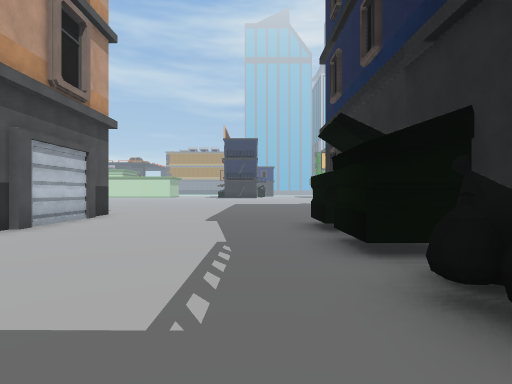
View 1 (above)

21 first-person views from a walk through a scene from a Unity 3-D project. The camera is 1.5 m above the floor, looks level and sees 80° across. The floor is counted in squares, 2 m on a side. Each view is taken from the middle of a square. On the plan, view 1 faces up. The plan holds only what a view shows up to about 10 squares ahead; the rest is blank. The place goes on beyond the plan. The player is left out. Some animated figures are not drawn.

View 2
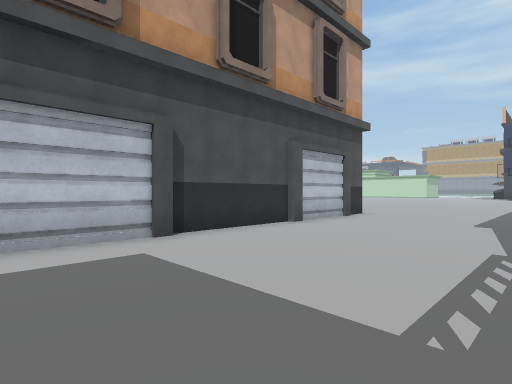

View 3
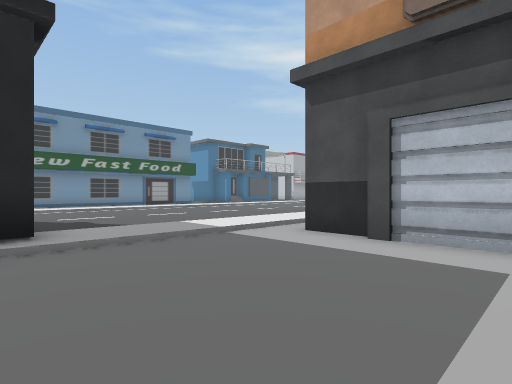

View 4
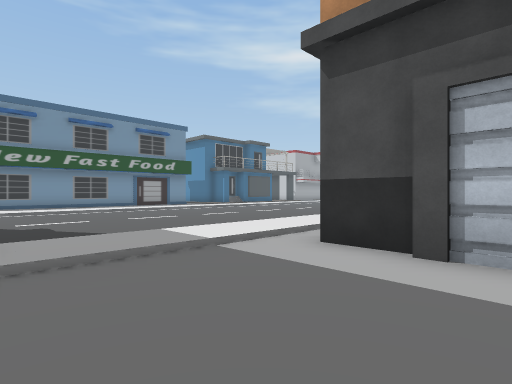

View 5
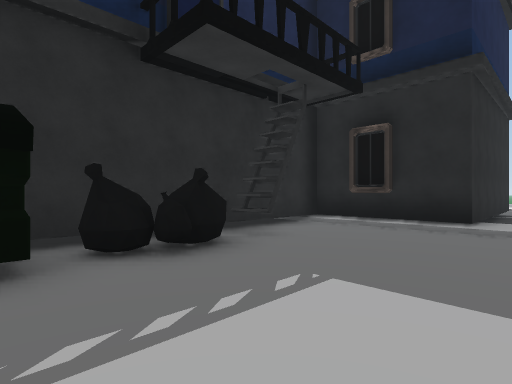

View 6
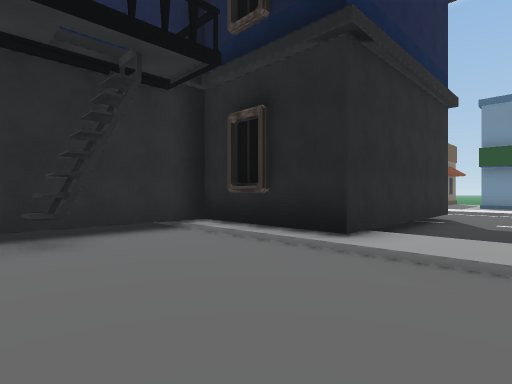

View 7
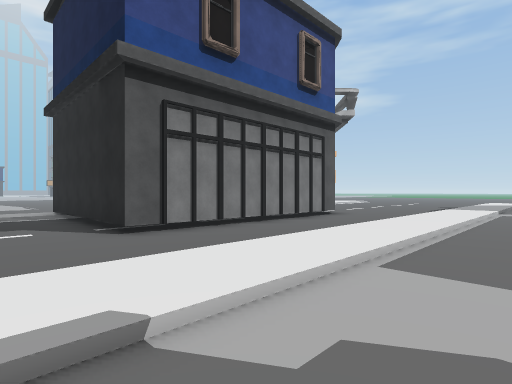

View 8
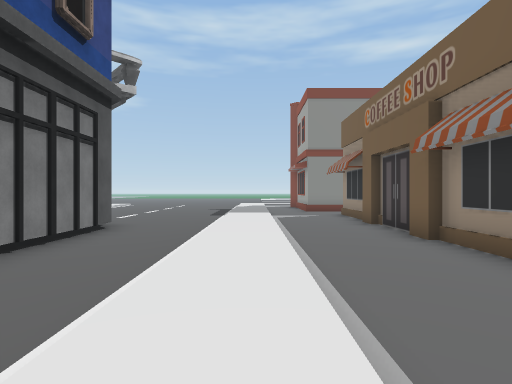

View 9
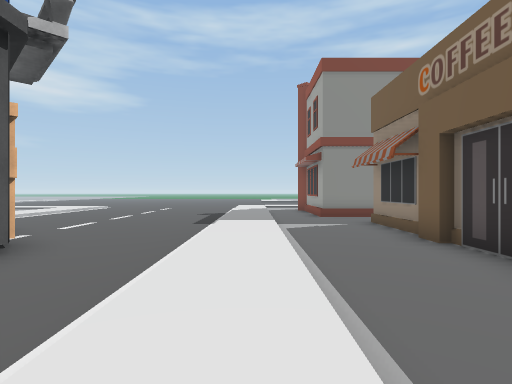

View 10
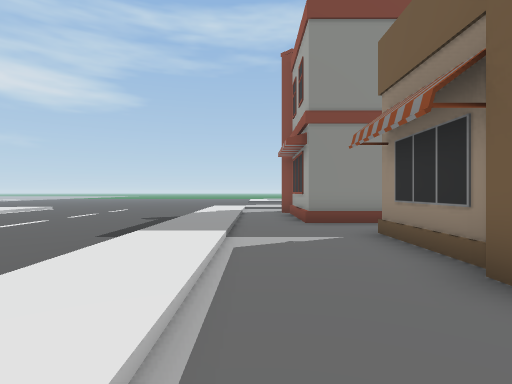

View 11
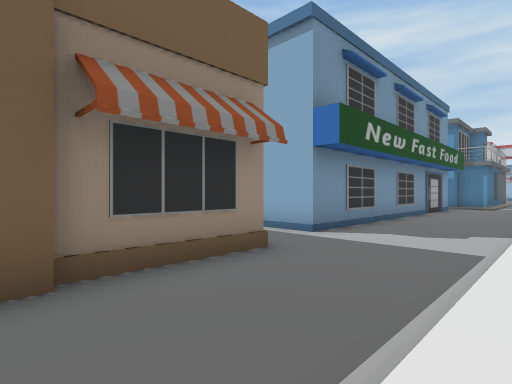

View 12
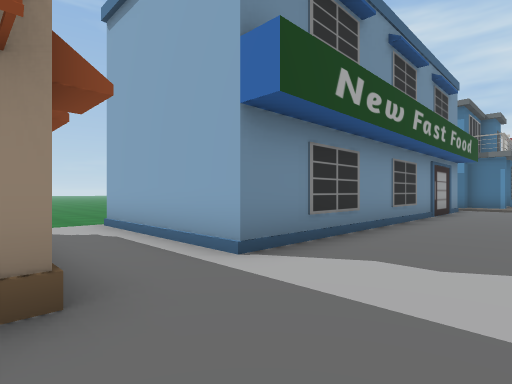

View 13
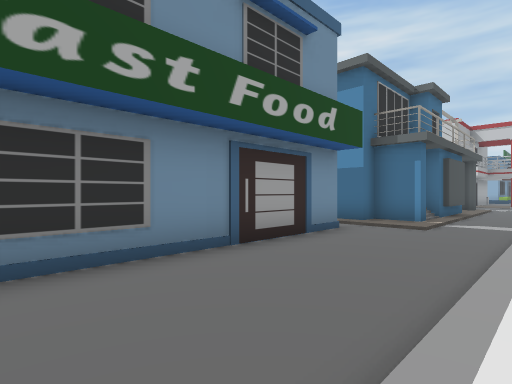

View 14
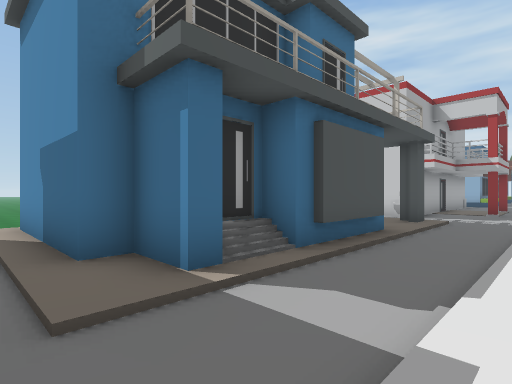

View 15
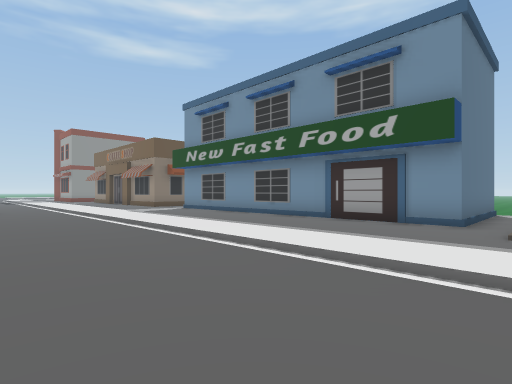

View 16
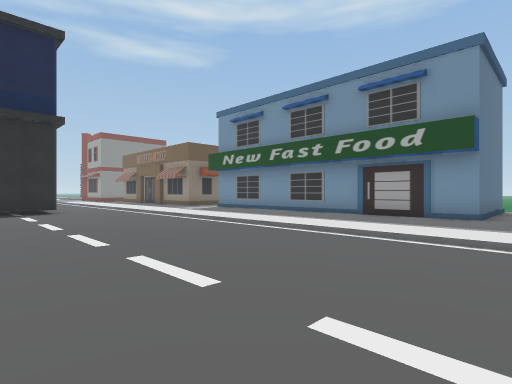

View 17
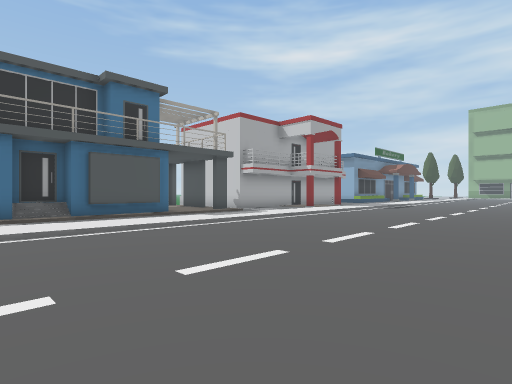

View 18
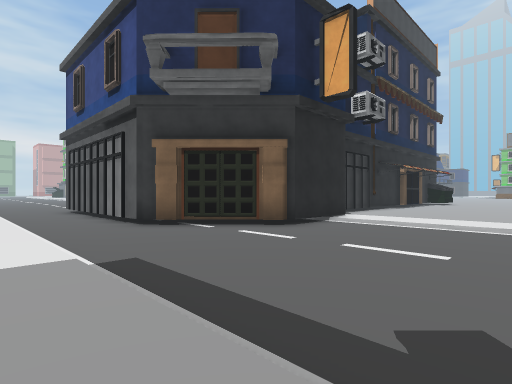

View 19
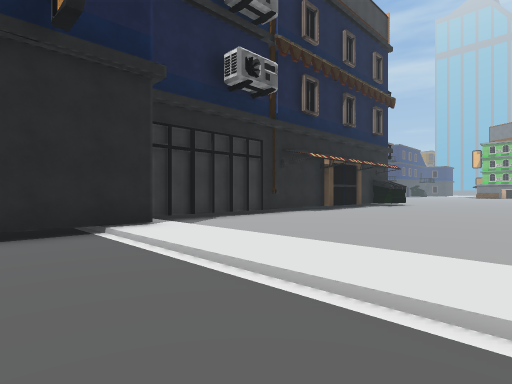

View 20
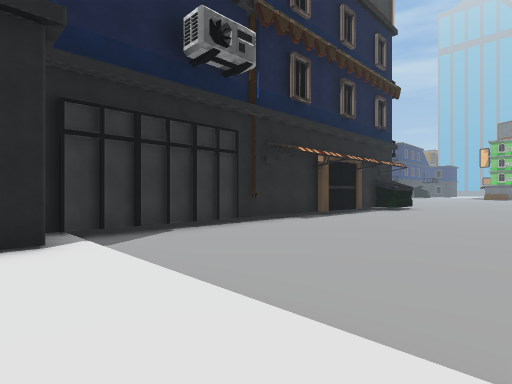

View 21
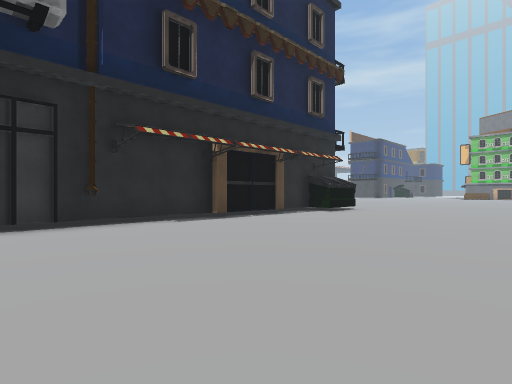

### Floor plan
Key: @ floor where view 1 was taken; # wall or solid block; . main floor; : floor 0.25 m higher than the main floor; + floor 0.75 m higher than the main floor; / step, stairs or slope; = window, fence, low wall or low ledge; ^ raised ledge; B building.
Columns run from 25 left of view 1 to 15 right of it. Each row starts with its distance up from view 1.
 11                       ...            ...
 10                     #......         ....
  9                     #.......       .....
  8                     #.......      ......
  7                     #......#     #......
  6                     #......#    ##......
  5                     #......#    #........
  4                     #......#    #........
  3                     #......##   #........
  2                     #......##   #........
  1                     #......^#   #........
  0                     #....@.##   #........
 -1                     #.......#   #........
 -2                    .........#   #........
 -3                   :::::::####   ###::::::
 -4                  ////////#        #//////
 -5        ......   .........#        #......
 -6 ........................##       ##......
 -7 ........................#       ##.......
 -8  .......................#########........
 -9   .......................................
-10    ......................................
-11     /////////////////////////////////////
-12      ::::::::::::::::::::::::::::::::::::
-13  ........................................
-14  .../////////............................
-15     #::###+#:.........................===
-16          ####.BBBBBBBBBBB..######### .=
-17             #.B         B..
-18             #.B         B..
-19             #.B         B..
-20             #.B         B..
-21                         ..
-22                         ..
-23                         ..
-24                         ..

Positions as (right, up) in squares from view 1, and headings:
1: (0, 0), facing up
2: (0, 0), facing up-left
3: (0, 2), facing down-left
4: (-1, 1), facing down-left
5: (-2, 4), facing down-right
6: (-3, 1), facing down-right
7: (-3, -14), facing up-right
8: (-1, -12), facing right
9: (2, -12), facing right
10: (5, -13), facing right
11: (5, -12), facing down-left
12: (2, -13), facing down-left
13: (-5, -12), facing down-left
14: (-12, -12), facing down-left
15: (-13, -8), facing down-right
16: (-13, -6), facing down-right
17: (-13, -5), facing down-left
18: (14, -12), facing up-left
19: (15, -6), facing up-left
20: (14, -4), facing up-left
21: (15, 0), facing up-left
